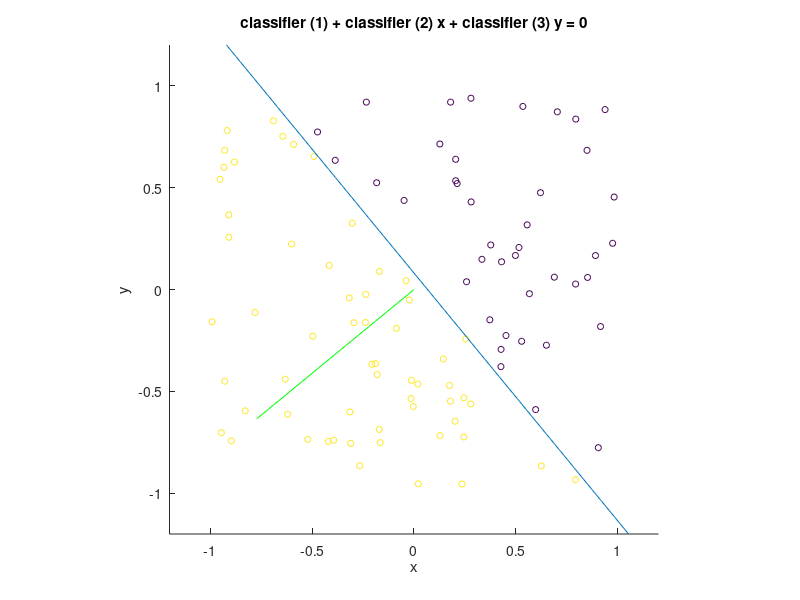

Here is the MATLAB script that generated this plot:

hold off
% classify = @(point) sign(separator(1)+ separator(2:end)*point);
% classes = classify(points);

%generate_data: points as column vectors, a random separator, and a classification based on separator
function [points, classes, separator] = generate_data
  points = 2*rand(2,100)-1; %100 column vectors
  points_for_line = 2*rand(2) - 1; %two points to define a line as separator
  vector = planerot([0,1]) * (points_for_line(:,2) - points_for_line(:,1)); % orthogonal difference between points
  vector = vector / norm(vector); %normalize
  distance = dot(vector, points_for_line(:,1)); %bias point
  separator = [-distance, vector']; %form of perceptron
  classes = classify(points, separator);  
end

%classify: points are column vectors, perceptron is row
function classes = classify(points, perceptron) 
  classes = sign(perceptron(1) + perceptron(2:end)*points);
end

%plot_data: plot the data generated, color coded by class
function plot_data(points, classes)
  figure(1)
  hold off
  scatter(points(1,:), points(2,:), 20, classes)
  axis([-1.2, 1.2, -1.2, 1.2], "square")
end

%plot_classifier: plot the line and vector of classifier on top of data
function plot_classifier(classifier)
  figure(1)
  hold on
  ezplot(@(x, y) classifier(1) + classifier(2)*x + classifier(3)*y, [-1.2, 1.2, -1.2, 1.2])
  plot([0,classifier(2)], [0,classifier(3)], 'g-')
  scatter([0,classifier(2)], [0,classifier(3)], 20, 0)
  hold off
end

function [new_perceptron, error_count] = learn(old_perceptron, points, classes)
  guess = classify(points, old_perceptron);
  errors = find(classes!=guess);
  error_count = length(errors);
  if(error_count == 0)
    "DONE!!"
    new_perceptron = old_perceptron;
  else
    i = errors(randi(error_count));
    new_perceptron = old_perceptron + classes(i)*[1,points(:,i)'];
  end
  plot_data(points, classes);
  plot_classifier(new_perceptron);
end

function [classifier, errors] = run(classifier, points, classes, times)
  for i = 1:times
    [classifier, errors] = learn(classifier, points, classes);
    usleep(1000);
  end
end


[points, classes, separator] = generate_data;

plot_data(points, classes)

plot_classifier(separator)

classifier = [0,0,0]

% sleep(2)
% 
% for i = 1:20
%   [classifier, errors] = learn(classifier, points, classes)
%   sleep(2)
% end


